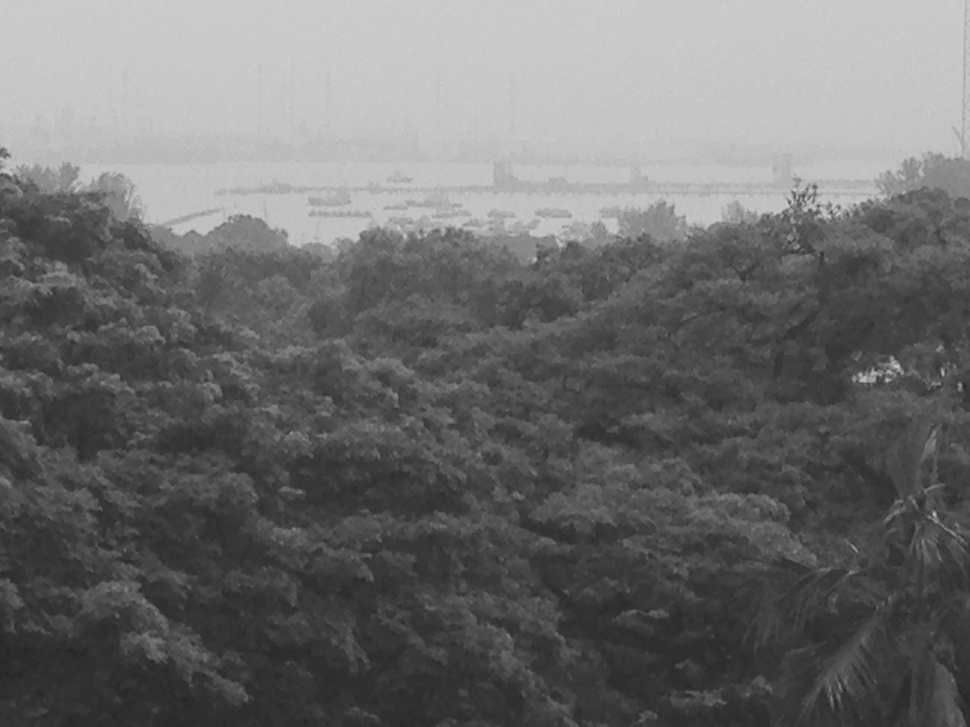
#> input picture A0101856J_SebastianWong_Lab2/pic1.jpg, 970 x 727 px, shrunk from 1632 x 1224 before the run
$ python lab2.py   (older library calls are emulated)
#> lines starting #> are read from the running program, lines starting #| are printed output that depends on the picture
import numpy as np
import cv2
from matplotlib import pyplot as plt

## File path
## os.chdir("C:/Users/Sebastian/Documents/GitHub/Computer-Vision-and-Pattern-Recognition_Lab-Assignments/A0101856J_SebastianWong_Lab2/pic/pic")

# read an image in greyscale
img = cv2.imread("pic1.jpg", cv2.CV_LOAD_IMAGE_GRAYSCALE)
#> img is the input picture: shape (727, 970); min 37, max 207, mean 109.4
# Computes values of histogram and occurrences of input data
# that fall within each bin
hist,bins = np.histogram(img.flatten(),256,[0,256])
#> hist = 256 values, max 23576 at index 201, min 0 at index 0, mean 2754.6; bins = 257 values from 0 to 256
# Computing cummulative distribution function
cdf = hist.cumsum()
#> cdf = 256 values from 0 to 705190
# Normalizing cummulative distribution function
cdf_normalized = cdf * hist.max()/ cdf.max()
#> cdf_normalized = 256 values from 0 to 23576
plt.plot(cdf_normalized, color = 'g')
plt.hist(img.flatten(),256,[0,256], color = 'r')
plt.xlim([0,256])
plt.legend(('cdf','histogram'), loc = 'upper left')
plt.show()
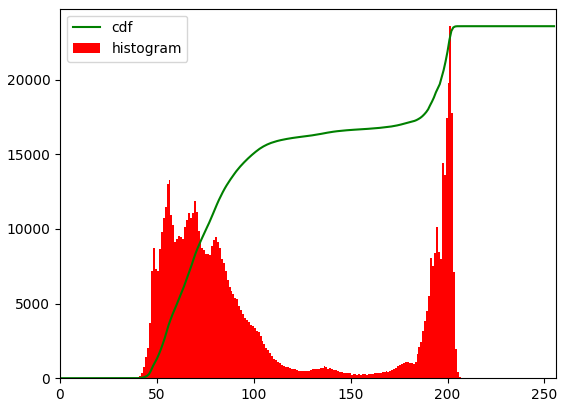
#> figure drawn by matplotlib, 1 panel; tallest bar 23576 high, from x = 201 to 202; curve peaks at x = 207, y = 23576
cdf_m = np.ma.masked_equal(cdf,0)
cdf_m = (cdf_m - cdf_m.min())*255/(cdf_m.max()-cdf_m.min())
cdf = np.ma.filled(cdf_m,0).astype('uint8')
#> cdf = 256 values from 0 to 255
img1 = cdf[img]
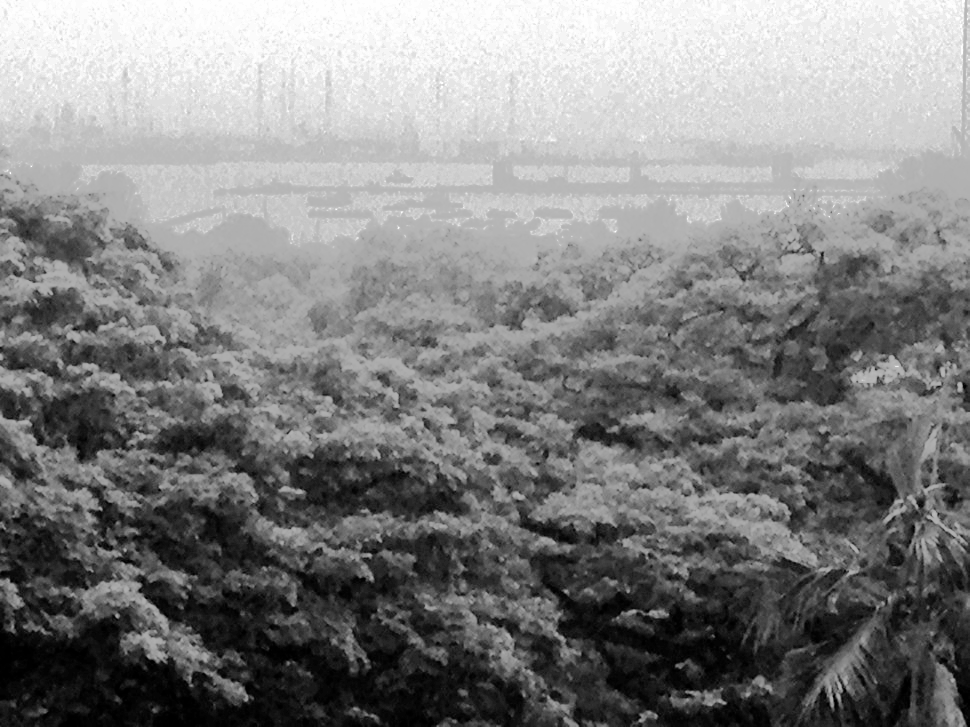
#> img1: shape (727, 970); min 0, max 255, mean 128.7
# Computes new array values of histogram
hist,bins = np.histogram(img1.flatten(),256,[0,256])
#> hist = 256 values, max 23576 at index 245, min 0 at index 2, mean 2754.6
cdfEqualized = hist.cumsum()
#> cdfEqualized = 256 values from 1418 to 705190
cdfEqualizedNormalised = cdfEqualized * hist.max()/cdfEqualized.max()
#> cdfEqualizedNormalised = 256 values from 47.41 to 23576
plt.plot(cdfEqualizedNormalised, color = 'g')
plt.hist(img1.flatten(),256,[0,256],color = 'r')
plt.xlim([0,256])
plt.legend(('cdf of equalized image', 'histogram after equalization'), loc = 'upper left')
plt.show()
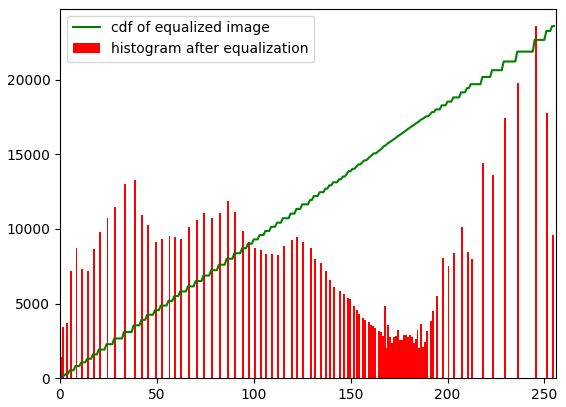
#> figure drawn by matplotlib, 1 panel; tallest bar 23576 high, from x = 245 to 246; curve peaks at x = 255, y = 23576
cv2.imwrite("pic1_equalized.jpg",img1)

$ run again, with A0101856J_SebastianWong_Lab2/pic2.jpg copied over A0101856J_SebastianWong_Lab2/pic1.jpg
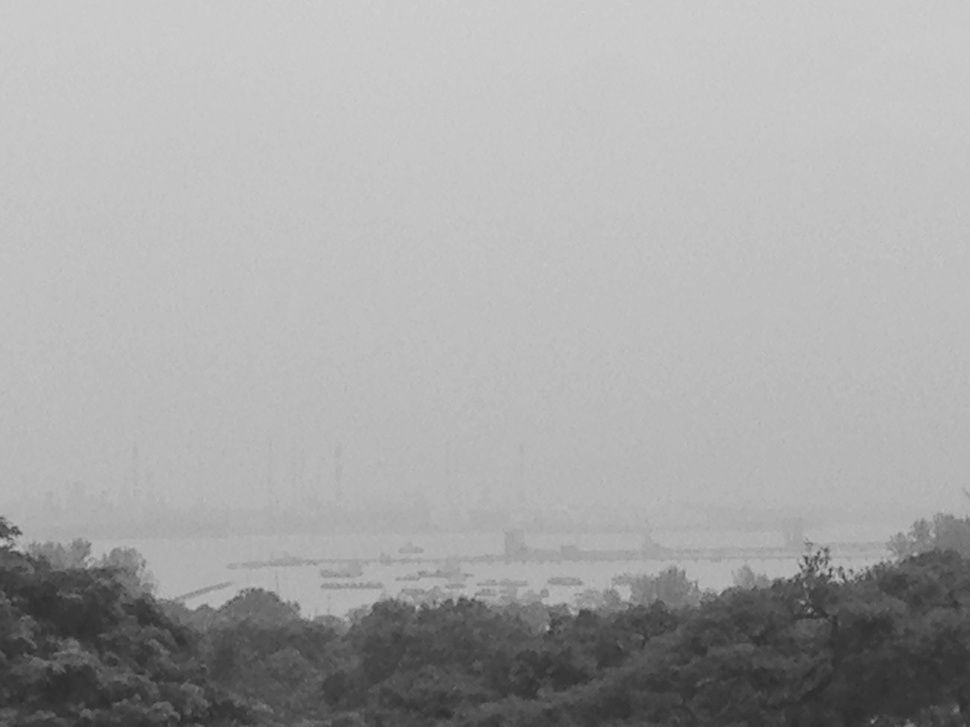
#> input picture A0101856J_SebastianWong_Lab2/pic2.jpg, 970 x 727 px, shrunk from 1632 x 1224 before the run
#> img is the input picture: shape (727, 970); min 44, max 208, mean 166.7
#> `hist,bins = np.histogram(img.flatten(),256,[0,256])`: hist = 256 values, max 30233 at index 198, min 0 at index 0, mean 2754.6; bins = 257 values from 0 to 256
#> `cdf = hist.cumsum()`: cdf = 256 values from 0 to 705190
#> cdf_normalized = 256 values from 0 to 30233
#> `cdf = np.ma.filled(cdf_m,0).astype('uint8')`: cdf = 256 values from 0 to 255
#> `img1 = cdf[img]`:
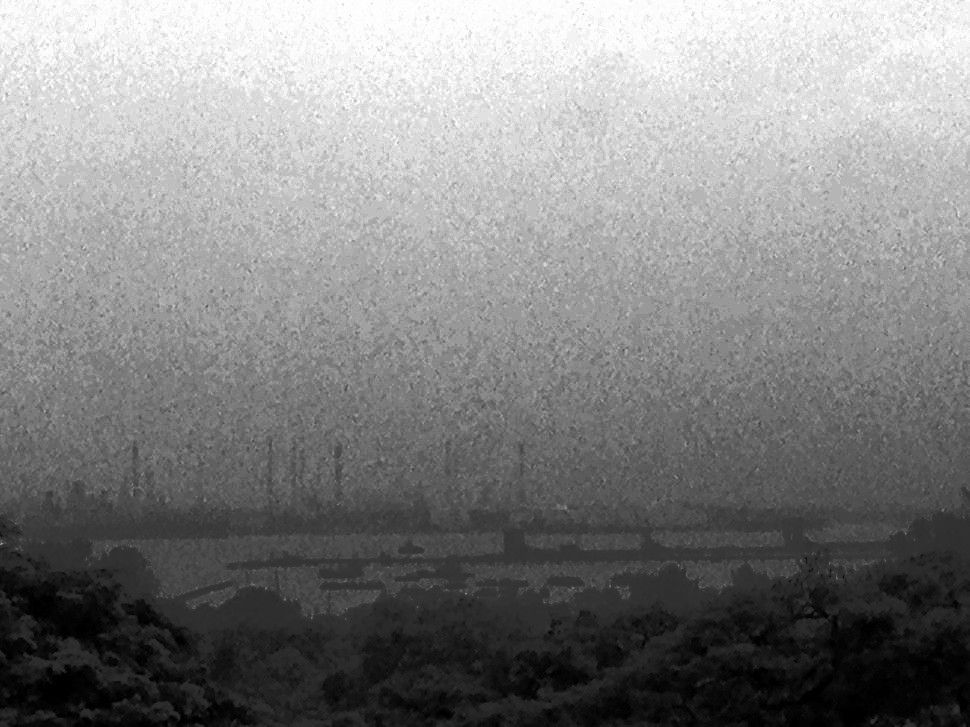
#> img1: shape (727, 970); min 0, max 255, mean 129.9
#> `hist,bins = np.histogram(img1.flatten(),256,[0,256])`: hist = 256 values, max 30233 at index 217, min 0 at index 6, mean 2754.6
#> cdfEqualized = 256 values from 2702 to 705190
#> cdfEqualizedNormalised = 256 values from 115.8 to 30233
#> `plt.show()`:
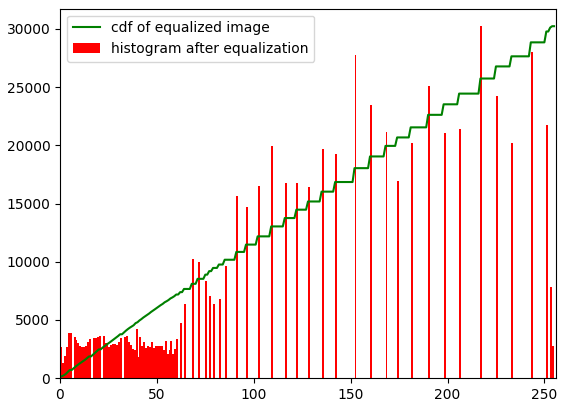
#> figure drawn by matplotlib, 1 panel; tallest bar 30233 high, from x = 217 to 218; curve peaks at x = 255, y = 30233

$ run again, with A0101856J_SebastianWong_Lab2/pic3.jpg copied over A0101856J_SebastianWong_Lab2/pic1.jpg
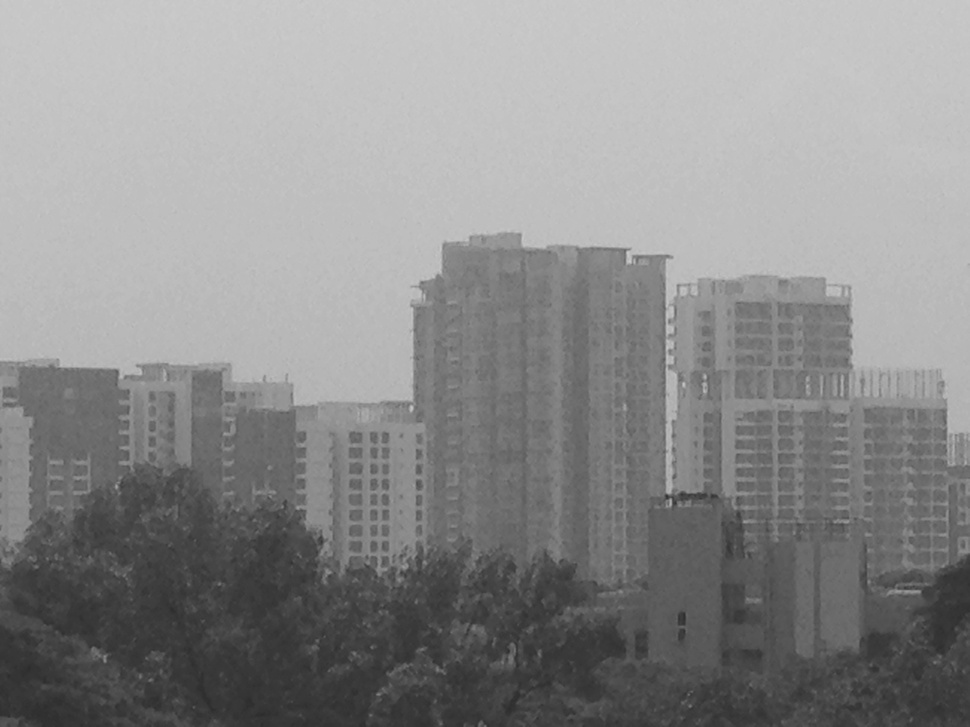
#> input picture A0101856J_SebastianWong_Lab2/pic3.jpg, 970 x 727 px, shrunk from 1632 x 1224 before the run
#> img is the input picture: shape (727, 970); min 44, max 205, mean 140.2
#> `hist,bins = np.histogram(img.flatten(),256,[0,256])`: hist = 256 values, max 29502 at index 190, min 0 at index 0, mean 2754.6; bins = 257 values from 0 to 256
#> `cdf = hist.cumsum()`: cdf = 256 values from 0 to 705190
#> cdf_normalized = 256 values from 0 to 29502
#> `cdf = np.ma.filled(cdf_m,0).astype('uint8')`: cdf = 256 values from 0 to 255
#> `img1 = cdf[img]`:
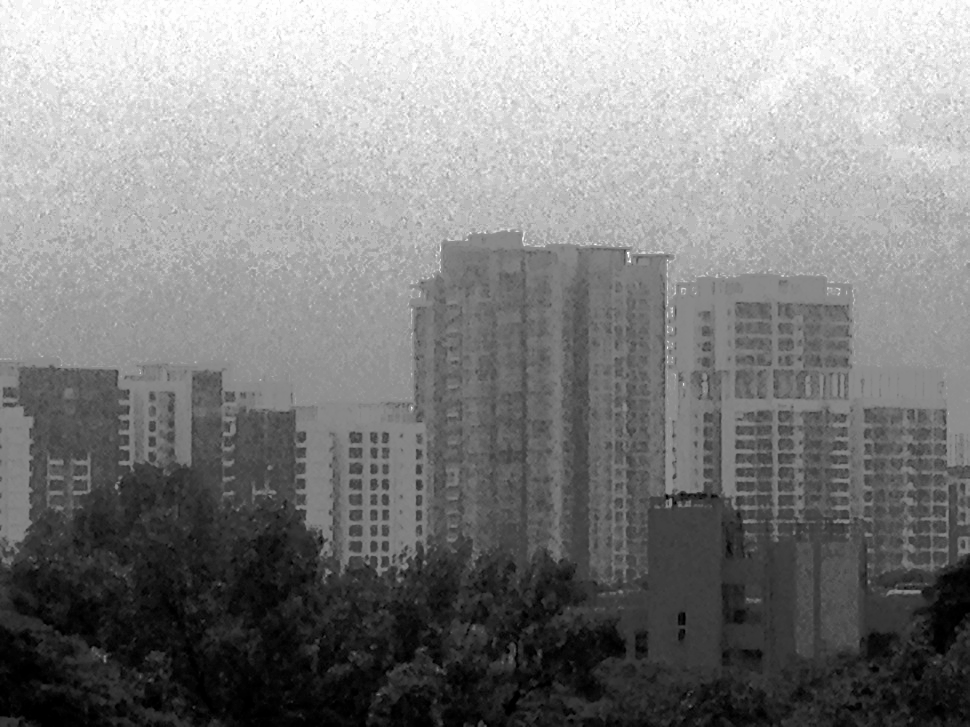
#> img1: shape (727, 970); min 0, max 255, mean 129
#> `hist,bins = np.histogram(img1.flatten(),256,[0,256])`: hist = 256 values, max 29502 at index 183, min 0 at index 4, mean 2754.6
#> cdfEqualized = 256 values from 2704 to 705190
#> cdfEqualizedNormalised = 256 values from 113.1 to 29502
#> `plt.show()`:
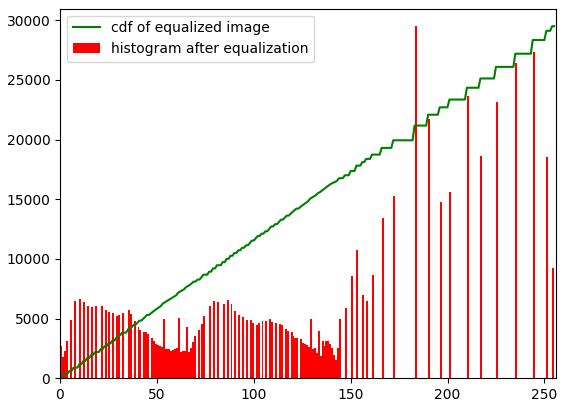
#> figure drawn by matplotlib, 1 panel; tallest bar 29502 high, from x = 183 to 184; curve peaks at x = 255, y = 29502

$ run again, with A0101856J_SebastianWong_Lab2/pic4.jpg copied over A0101856J_SebastianWong_Lab2/pic1.jpg
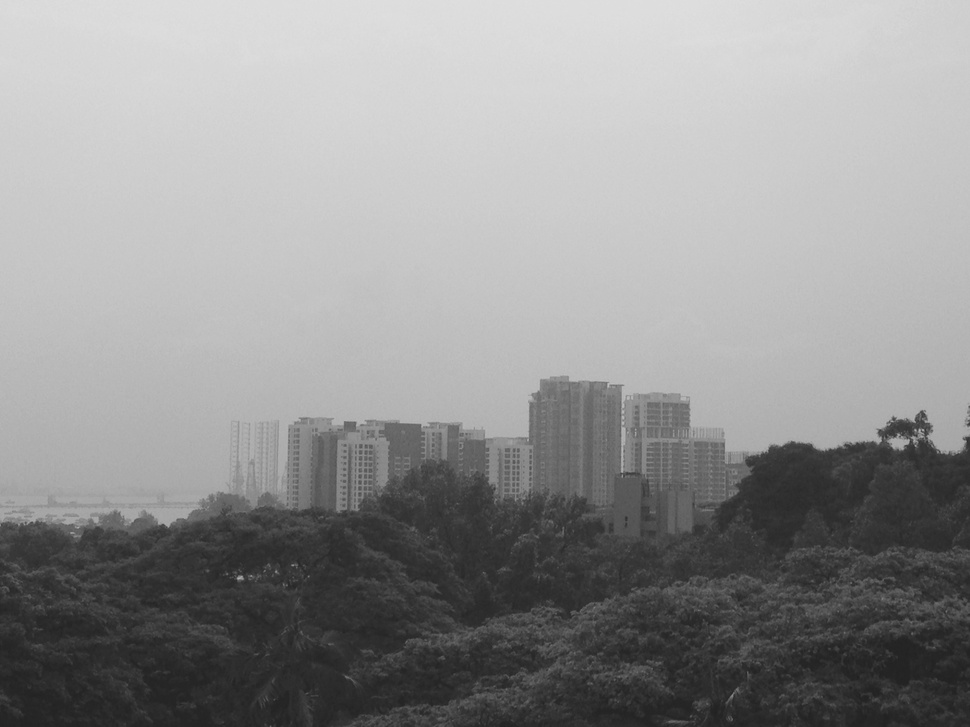
#> input picture A0101856J_SebastianWong_Lab2/pic4.jpg, 970 x 727 px, shrunk from 1632 x 1224 before the run
#> img is the input picture: shape (727, 970); min 32, max 223, mean 147
#> `hist,bins = np.histogram(img.flatten(),256,[0,256])`: hist = 256 values, max 13970 at index 205, min 0 at index 0, mean 2754.6; bins = 257 values from 0 to 256
#> `cdf = hist.cumsum()`: cdf = 256 values from 0 to 705190
#> cdf_normalized = 256 values from 0 to 13970
#> `cdf = np.ma.filled(cdf_m,0).astype('uint8')`: cdf = 256 values from 0 to 255
#> `img1 = cdf[img]`:
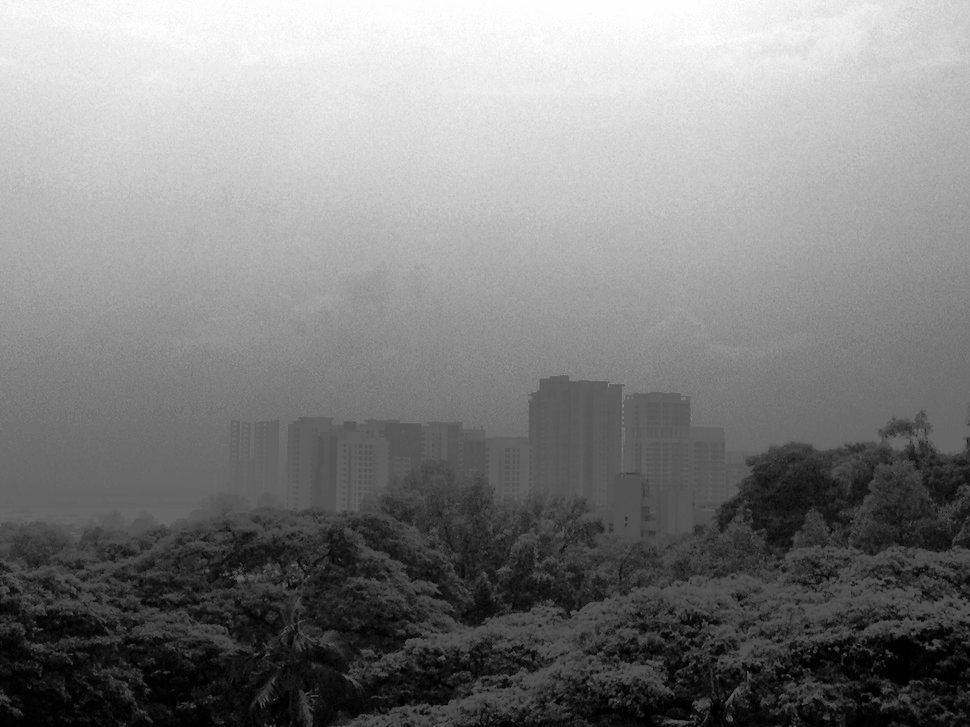
#> img1: shape (727, 970); min 0, max 255, mean 128.4
#> `hist,bins = np.histogram(img1.flatten(),256,[0,256])`: hist = 256 values, max 13970 at index 198, min 0 at index 2, mean 2754.6
#> cdfEqualized = 256 values from 2113 to 705190
#> cdfEqualizedNormalised = 256 values from 41.86 to 13970
#> `plt.show()`:
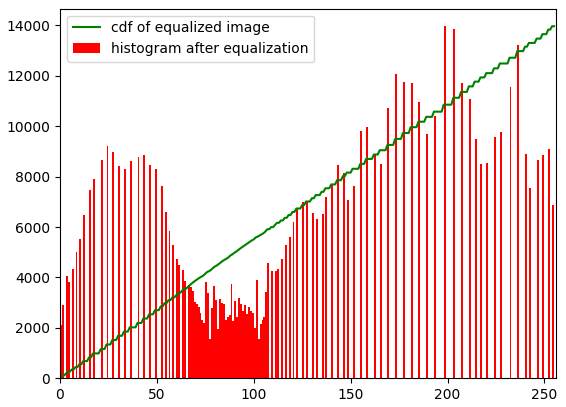
#> figure drawn by matplotlib, 1 panel; tallest bar 13970 high, from x = 198 to 199; curve peaks at x = 255, y = 13970
